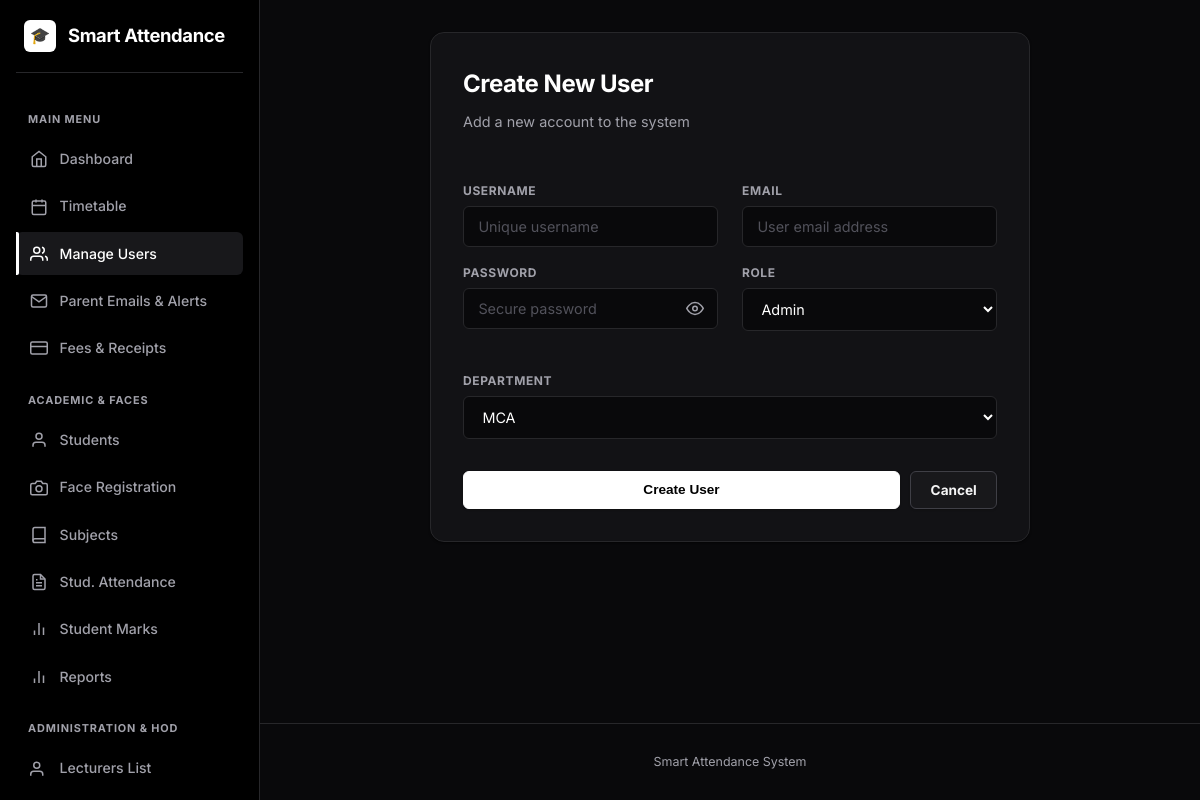
Page /admin/users/new (signed in) on the earlier database version.
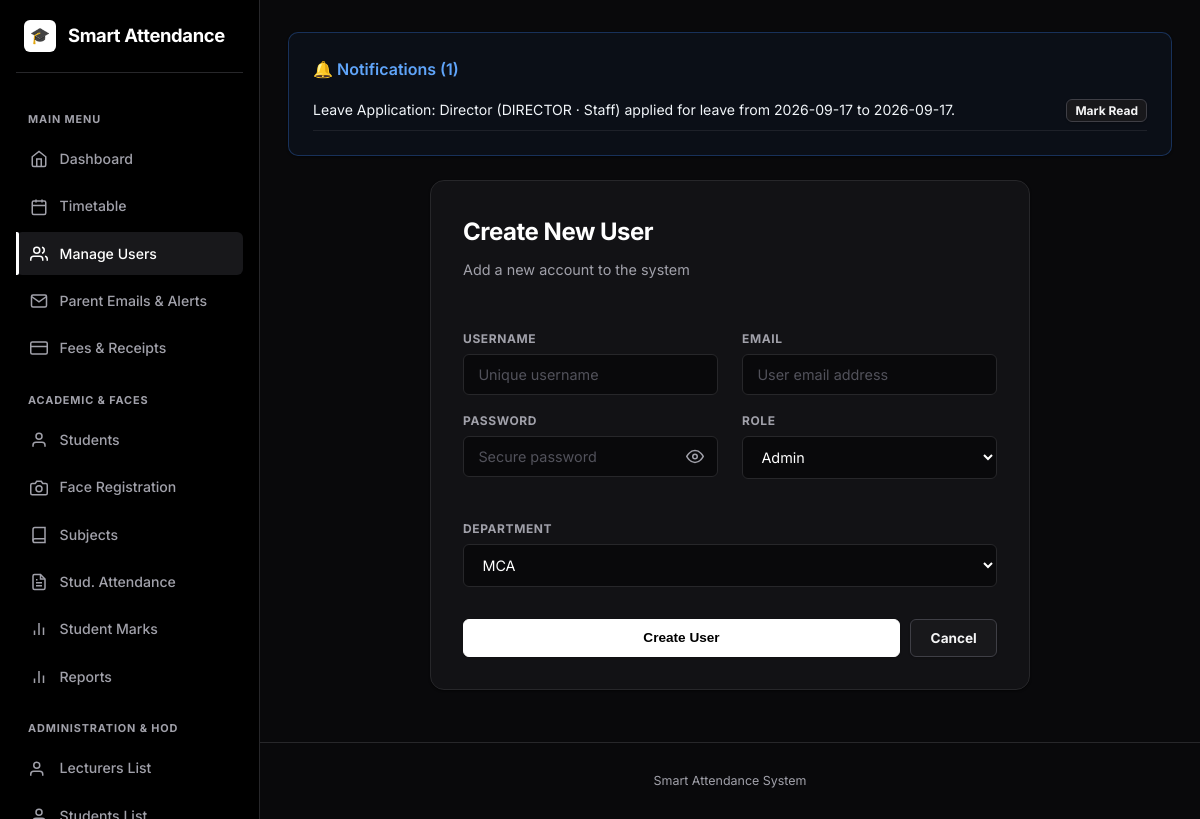
Same page on the later database version.
### models.py (models this page shows, shortened)
class Notification(db.Model):
    __tablename__ = "notifications"
    id = db.Column(db.Integer, primary_key=True)
    user_id = db.Column(db.Integer, db.ForeignKey("users.id"), nullable=False)
    user = db.relationship("User", foreign_keys=[user_id], backref=db.backref("notifications", cascade="all, delete-orphan"))
    message = db.Column(db.String(255), nullable=False)
    is_read = db.Column(db.Boolean, default=False)
    created_at = db.Column(db.DateTime, default=datetime.utcnow)
    action_url = db.Column(db.String(255), nullable=True)
    claim_id = db.Column(db.Integer, db.ForeignKey("timetable_claims.id", ondelete="CASCADE"), nullable=True)
    claim = db.relationship("TimetableClaim", backref=db.backref("notifications", cascade="all, delete-orphan"))

### blueprints/admin.py (the view, shortened to what this page needs)
@admin_bp.route("/users/new", methods=["GET", "POST"])
@login_required
@admin_required
def new_user():
    return render_template("admin/new_user.html", roles=ROLES)

### templates/admin/new_user.html (shortened to what this page needs)
{% extends "base.html" %}
{% block content %}
<div class="auth-wrap" style="max-width: 600px;">
  <div class="card">
    <div style="margin-bottom: 2rem;">
      <h1 style="font-size: 1.5rem;">Create New User</h1>
      <p class="subtitle">Add a new account to the system</p>
    </div>
    <form method="post" action="{{ url_for('admin.new_user') }}">
      <div style="display:flex; gap:1.5rem; flex-wrap:wrap;">
        <div style="flex:1; min-width:240px;">
          <label>Username</label>
          <input type="text" name="username" required autofocus placeholder="Unique username">
        </div>
        <div style="flex:1; min-width:240px;">
          <label>Email</label>
          <input type="email" name="email" required placeholder="User email address">
        </div>
      </div>
      <div style="display:flex; gap:1.5rem; flex-wrap:wrap;">
        <div style="flex:1; min-width:240px;">
          <label>Password</label>
          <div class="password-wrapper">
            <input type="password" name="password" required minlength="6" placeholder="Secure password">
            <button type="button" class="toggle-password"></button>
          </div>
        </div>
        <div style="flex:1; min-width:240px;">
          <label>Role</label>
          <select name="role" id="role-select" required>
            {% for r in roles %}
            <option value="{{ r }}">{{ r|capitalize }}</option>
            {% endfor %}
          </select>
        </div>
        <div style="flex:1; min-width:240px;">
          <label>Department</label>
          <select name="department">
            <option value="MCA">MCA</option>
          </select>
        </div>
      </div>
      <div class="btn-row" style="margin-top:2rem;">
        <button type="submit" class="btn" style="flex:1;">Create User</button>
        <a href="{{ url_for('admin.list_users') }}" class="btn btn-secondary">Cancel</a>
      </div>
    </form>
  </div>
</div>
{% endblock %}

### templates/base.html (shortened to what the changed rows need)
<!DOCTYPE html>
<html lang="en">
<head>
  <link rel="stylesheet" href="{{ url_for('static', filename='style.css') }}">
</head>
<body>
  <div class="app-layout{% if not current_user.is_authenticated %} auth-layout{% endif %}">
    {% if current_user.is_authenticated %}
    <aside class="sidebar" id="sidebar">
      <nav class="sidebar-nav">
        {% if current_user.role in ['admin', 'director', 'hod'] %}
          <div class="nav-section-label">Administration & HOD</div>
          <a href="{{ url_for('director.lecturers_index') }}" class="nav-item">
            <svg viewBox="0 0 24 24" width="18" height="18" fill="none" stroke="currentColor" stroke-width="2"><path d="M17 21v-2a4 4 0 0 0-4-4H5a4 4 0 0 0-4 4v2"></path><circle cx="9" cy="7" r="4"></circle></svg>
            <span>Lecturers List</span>
          </a>
          <a href="{{ url_for('director.students_index') }}" class="nav-item">
            <svg viewBox="0 0 24 24" width="18" height="18" fill="none" stroke="currentColor" stroke-width="2"><path d="M20 21v-2a4 4 0 0 0-4-4H8a4 4 0 0 0-4 4v2"></path><circle cx="12" cy="7" r="4"></circle></svg>
            <span>Students List</span>
          </a>
        {% endif %}
      </nav>
    </aside>
    {% endif %}
    <div class="main-wrapper">
      <main class="container page-transition">
        {% if current_user.is_authenticated and user_notifications %}
        <div class="card" style="margin-bottom: 1.5rem; background-color: rgba(59, 130, 246, 0.05); border: 1px solid rgba(59, 130, 246, 0.3);">
          <div style="display:flex; justify-content:space-between; align-items:center; margin-bottom:0.5rem;">
            <h3 style="margin:0; color: #60a5fa; font-size:1rem; display:flex; align-items:center; gap:6px;">
              🔔 Notifications ({{ unread_notifications_count }})
            </h3>
          </div>
          <ul style="list-style: none; padding-left: 0; margin-bottom: 0;">
            {% for notif in user_notifications %}
              <li style="margin-top: 0.5rem; padding-bottom: 0.5rem; border-bottom: 1px solid rgba(255, 255, 255, 0.08); display:flex; justify-content:space-between; align-items:center; flex-wrap:wrap; gap:0.5rem;">
                <span style="font-size: 0.88rem; color: #f1f5f9;">{{ notif.message }}</span>
                <div style="display: flex; gap: 0.5rem;">
                  {% if notif.claim_id and notif.claim and notif.claim.status == 'pending' and current_user.id != notif.claim.claimed_by_id %}
                    <a href="{{ url_for('dashboard.handle_notification', notif_id=notif.id, action='accept') }}" class="btn btn-sm" style="background-color: #10b981; border:none; padding: 0.2rem 0.5rem; font-size: 0.75rem;">Accept</a>
                    <a href="{{ url_for('dashboard.handle_notification', notif_id=notif.id, action='report') }}" class="btn btn-sm btn-secondary" style="padding: 0.2rem 0.5rem; font-size: 0.75rem;">Report</a>
                    <a href="{{ url_for('dashboard.handle_notification', notif_id=notif.id, action='reject') }}" class="btn btn-sm btn-secondary" style="padding: 0.2rem 0.5rem; font-size: 0.75rem; background-color: rgba(239, 68, 68, 0.1); color: #ef4444;">Reject</a>
                  {% else %}
                    <a href="{{ url_for('dashboard.handle_notification', notif_id=notif.id, action='read') }}" class="btn btn-sm btn-secondary" style="padding: 0.2rem 0.5rem; font-size: 0.75rem;">Mark Read</a>
                  {% endif %}
                </div>
              </li>
            {% endfor %}
          </ul>
        </div>
        {% endif %}
        {% block content %}{% endblock %}
      </main>
    </div>
  </div>
</body>
</html>

Differences in the rows shown:
added Notification: message "Leave Application: Director (DIRECTOR · Staff) applied for leave from 2026-09-17 to 2026-09-17."
Other differences:
{{ unread_notifications_count }}: (not shown) → "1"
text now shown: "🔔 Notifications ( )"
